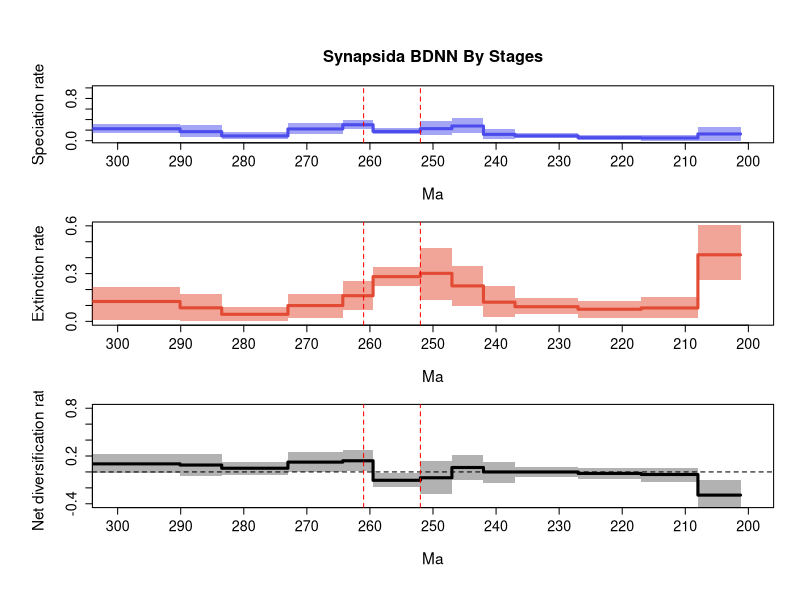

Write R code to recreate this figure.
pdf(file='C:/Users/SimoesLabAdmin/Documents/BDNN_Arielli/synapsida/mcmc_fixshift_predictors/C_bdnn_stdscaled_boxcox/combined_10_RTT_final.pdf', width = 8, height = 10.8, useDingbats = FALSE)

# Set up the layout for 3 vertical plots
par(mfrow=c(3,1), cex.main=1.7, cex.lab=1.4, cex.axis=1.3,
    mgp=c(3.5, 1, 0),      # distance of axis labels from plot
    oma=c(2, 2, 2, 0))     # outer margins for the entire figure


time_vec=c(309.9504089355469, 290.10001,290.1,283.50001,283.5,273.00001,273.0,264.30001,264.3,259.50001,259.5,252.00001,252.0,247.00001,247.0,242.00001,242.0,237.00001,237.0,227.00001,227.0,217.00001,217.0,208.00001,208.0,201.24311447143555)
sp_mean=c(0.22591077084453423, 0.22591077084453423,0.17152185641343556,0.17152185641343556,0.09062267617562376,0.09062267617562376,0.2228207798941073,0.2228207798941073,0.301754035467,0.301754035467,0.17582176892967835,0.17582176892967835,0.22832619019923206,0.22832619019923206,0.2782676015951532,0.2782676015951532,0.120155191234924,0.120155191234924,0.09169022786599021,0.09169022786599021,0.05732260541682606,0.05732260541682606,0.05197408211594862,0.05197408211594862,0.12729682120224017,0.12729682120224017)
sp_lwr=c(0.1496911128811939, 0.1496911128811939,0.07323774267964721,0.07323774267964721,0.03073349793644756,0.03073349793644756,0.11926508844962505,0.11926508844962505,0.2162948292557275,0.2162948292557275,0.12141273154297542,0.12141273154297542,0.11228474649991035,0.11228474649991035,0.13978560071812363,0.13978560071812363,0.0389523659391261,0.0389523659391261,0.047562604259742305,0.047562604259742305,0.016793269061478426,0.016793269061478426,0.0028968114393388166,0.0028968114393388166,0.0001409897825608468,0.0001409897825608468)
sp_upr=c(0.31509682540251743, 0.31509682540251743,0.28970097526414107,0.28970097526414107,0.15809759534992923,0.15809759534992923,0.33121170494235885,0.33121170494235885,0.3901750794482019,0.3901750794482019,0.23523600859948843,0.23523600859948843,0.3658700119427441,0.3658700119427441,0.4372188439805904,0.4372188439805904,0.2148394830404735,0.2148394830404735,0.13920347168785058,0.13920347168785058,0.10100752941481404,0.10100752941481404,0.10252326283941875,0.10252326283941875,0.26033725234727717,0.26033725234727717)
ex_mean=c(0.12466372269576002, 0.12466372269576002,0.08505202437601316,0.08505202437601316,0.04430011663949026,0.04430011663949026,0.09912692555331046,0.09912692555331046,0.1612990351743429,0.1612990351743429,0.28104065960011604,0.28104065960011604,0.30130764428164236,0.30130764428164236,0.22293336320766216,0.22293336320766216,0.120744435208424,0.120744435208424,0.09206295589621279,0.09206295589621279,0.07615367618380167,0.07615367618380167,0.08416132002375605,0.08416132002375605,0.4180842755183109,0.4180842755183109)
ex_lwr=c(0.01144622132088867, 0.01144622132088867,0.0007533079095096416,0.0007533079095096416,4.438086075272721e-05,4.438086075272721e-05,0.024148224713701948,0.024148224713701948,0.07212463349311028,0.07212463349311028,0.2230945778860508,0.2230945778860508,0.13518232936761573,0.13518232936761573,0.09590802615638552,0.09590802615638552,0.02611834347519202,0.02611834347519202,0.04537916166969618,0.04537916166969618,0.01997223760656885,0.01997223760656885,0.018530318724987435,0.018530318724987435,0.25854082375538473,0.25854082375538473)
ex_upr=c(0.21313199672507163, 0.21313199672507163,0.16988149906074576,0.16988149906074576,0.09286050590604138,0.09286050590604138,0.1716000002948739,0.1716000002948739,0.25071690688821713,0.25071690688821713,0.34344238111703596,0.34344238111703596,0.4577639060508973,0.4577639060508973,0.34983496097749367,0.34983496097749367,0.2247337946320252,0.2247337946320252,0.14744370479315191,0.14744370479315191,0.12971298394836595,0.12971298394836595,0.1540396293389677,0.1540396293389677,0.6047748415434908,0.6047748415434908)
div_mean=c(0.10124704814877455, 0.10124704814877455,0.08646983203742278,0.08646983203742278,0.046322559536133505,0.046322559536133505,0.12369385434079669,0.12369385434079669,0.14045500029265864,0.14045500029265864,-0.10521889067043774,-0.10521889067043774,-0.07298145408240954,-0.07298145408240954,0.05533423838749163,0.05533423838749163,-0.0005892439735002372,-0.0005892439735002372,-0.00037272803022260476,-0.00037272803022260476,-0.01883107076697561,-0.01883107076697561,-0.032187237907807566,-0.032187237907807566,-0.2907874543160702,-0.2907874543160702)
div_lwr=c(-0.016442306726323797, -0.016442306726323797,-0.050073977644833415,-0.050073977644833415,-0.035527792679280246,-0.035527792679280246,-0.004181808119414487,-0.004181808119414487,0.017743246136761343,0.017743246136761343,-0.18342633161097813,-0.18342633161097813,-0.27267207085166967,-0.27267207085166967,-0.10292793799648636,-0.10292793799648636,-0.13447351813997813,-0.13447351813997813,-0.06376549369344467,-0.06376549369344467,-0.08533675959608998,-0.08533675959608998,-0.12559101102360767,-0.12559101102360767,-0.5143222848060427,-0.5143222848060427)
div_upr=c(0.22571353714547598, 0.22571353714547598,0.2287913367909361,0.2287913367909361,0.1242630869652732,0.1242630869652732,0.2467493986091338,0.2467493986091338,0.2700744777595351,0.2700744777595351,-0.019274318212570418,-0.019274318212570418,0.13334883827488808,0.13334883827488808,0.21800118853152703,0.21800118853152703,0.11912845625508811,0.11912845625508811,0.06132696959952537,0.06132696959952537,0.04660159982993854,0.04660159982993854,0.04821339372106231,0.04821339372106231,-0.09617154732833602,-0.09617154732833602)

# Calculate positions for the mass extinction events
perm_trias_extinction = 252 # End-Permian mass extinction (252 Ma)
guadalupian_extinction = 261 # Guadalupian extinction (261 Ma)

# Define custom tick positions at 10 MY intervals
x_ticks <- seq(300, 200, by=-10)
x_tick_labels <- x_ticks

# Convert time_vec to negative values to match your desired format
time_vec_neg <- -time_vec  # Converting to negative for plotting consistency

# First plot: Speciation rate
par(mar=c(5, 5, 4.5, 2))  # bottom, left, top, right margins
plot(time_vec, sp_mean, type='n', ylim=c(0, 1), xlim=c(300, 200),
     ylab='Speciation rate', xlab='Ma', main='Synapsida BDNN By Stages',
     xaxt='n', cex.main=1.5, cex.lab=1.4, cex.axis=1.3) # xaxt removes default x axis
axis(1, at=x_ticks, labels=x_tick_labels, cex.axis=1.3) # Custom x-axis with 10MY interval ticks

# Plot the confidence intervals and mean line
not_NA = !is.na(sp_mean)
polygon(c(time_vec[not_NA], rev(time_vec[not_NA])), 
        c(sp_lwr[not_NA], rev(sp_upr[not_NA])), 
        col = adjustcolor('#4c4cec', alpha = 0.5), border = NA)
lines(time_vec[not_NA], sp_mean[not_NA], col = '#4c4cec', lwd = 3)

# Add vertical lines for mass extinction events
abline(v=perm_trias_extinction, col="red", lty=2)
abline(v=guadalupian_extinction, col="red", lty=2)

# Second plot: Extinction rate
par(mar=c(5, 5, 1, 2))  # bottom, left, top, right margins. Reduced top margin to 2.5 (from 4.5)
plot(time_vec, ex_mean, type='n', ylim=c(0, 0.6), xlim=c(300, 200),
     ylab='Extinction rate', xlab='Ma', 
     xaxt='n', cex.lab=1.4, cex.axis=1.3)
axis(1, at=x_ticks, labels=x_tick_labels, cex.axis=1.3)

# Plot the confidence intervals and mean line
not_NA = !is.na(ex_mean)
polygon(c(time_vec[not_NA], rev(time_vec[not_NA])), 
        c(ex_lwr[not_NA], rev(ex_upr[not_NA])), 
        col = adjustcolor('#e34a33', alpha = 0.5), border = NA)
lines(time_vec[not_NA], ex_mean[not_NA], col = '#e34a33', lwd = 3)

# Add vertical lines for mass extinction events
abline(v=perm_trias_extinction, col="red", lty=2)
abline(v=guadalupian_extinction, col="red", lty=2)

# Third plot: Net diversification rate
par(mar=c(5, 5, 1, 2))  # bottom, left, top, right margins. Reduced top margin to 2.5 (from 4.5)
plot(time_vec, div_mean, type='n', ylim=c(-0.4, 0.8), xlim=c(300, 200),
     ylab='Net diversification rate', xlab='Ma',
     xaxt='n', cex.lab=1.4, cex.axis=1.3)
axis(1, at=x_ticks, labels=x_tick_labels, cex.axis=1.3)

# Plot the confidence intervals and mean line
not_NA = !is.na(div_mean)
polygon(c(time_vec[not_NA], rev(time_vec[not_NA])), 
        c(div_lwr[not_NA], rev(div_upr[not_NA])), 
        col = adjustcolor('black', alpha = 0.3), border = NA)
lines(time_vec[not_NA], div_mean[not_NA], col = 'black', lwd = 3)

# Add horizontal line at y=0 for the net diversification rate
abline(h = 0, col = 'black', lty = 2)

# Add vertical lines for mass extinction events
abline(v=perm_trias_extinction, col="red", lty=2)
abline(v=guadalupian_extinction, col="red", lty=2)

dev.off()
